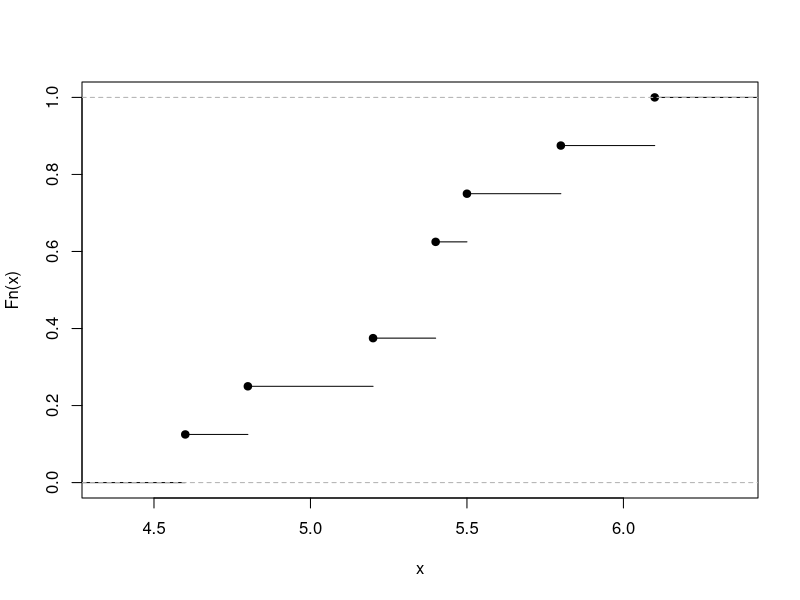
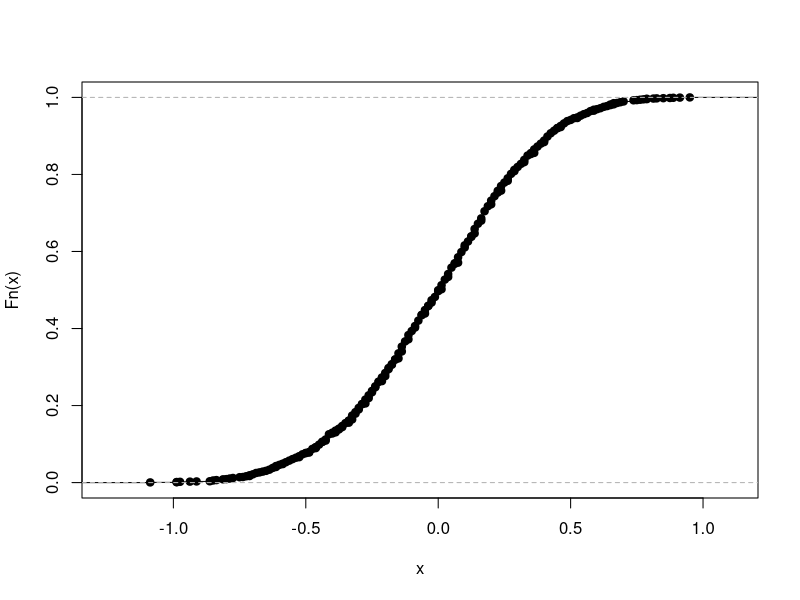

These charts were generated, in order, by the following R code:
## ---- chunk 1

observedSample <- c(5.20, 4.80, 5.40, 4.60, 
                    6.10, 5.40, 5.80, 5.50)

myecdf_fun     <- ecdf(observedSample)

plot(myecdf_fun, main="")
## ---- chunk 2
observedSample <- c(-0.6, 1.0, 1.4, -0.8, 1.6, 1.9, -0.1, 0.7)
## ---- chunk 3
## generating a bootstrap sample
bootSample <- sample(x       = observedSample, 
                     size    = length(observedSample), 
                     replace = TRUE)
## ---- chunk 4
n                <- length(observedSample)
Xbar             <- mean(observedSample)
m                <- 2000
bootRealizations <- numeric(m)

for(l in seq_len(m)){
 bootSample          <- sample(x       = observedSample, 
                               size    = n, 
                               replace = TRUE)
 bootXbar            <- mean(bootSample)
 bootRealizations[l] <- bootXbar - Xbar
}

plot(ecdf(bootRealizations), main="")
